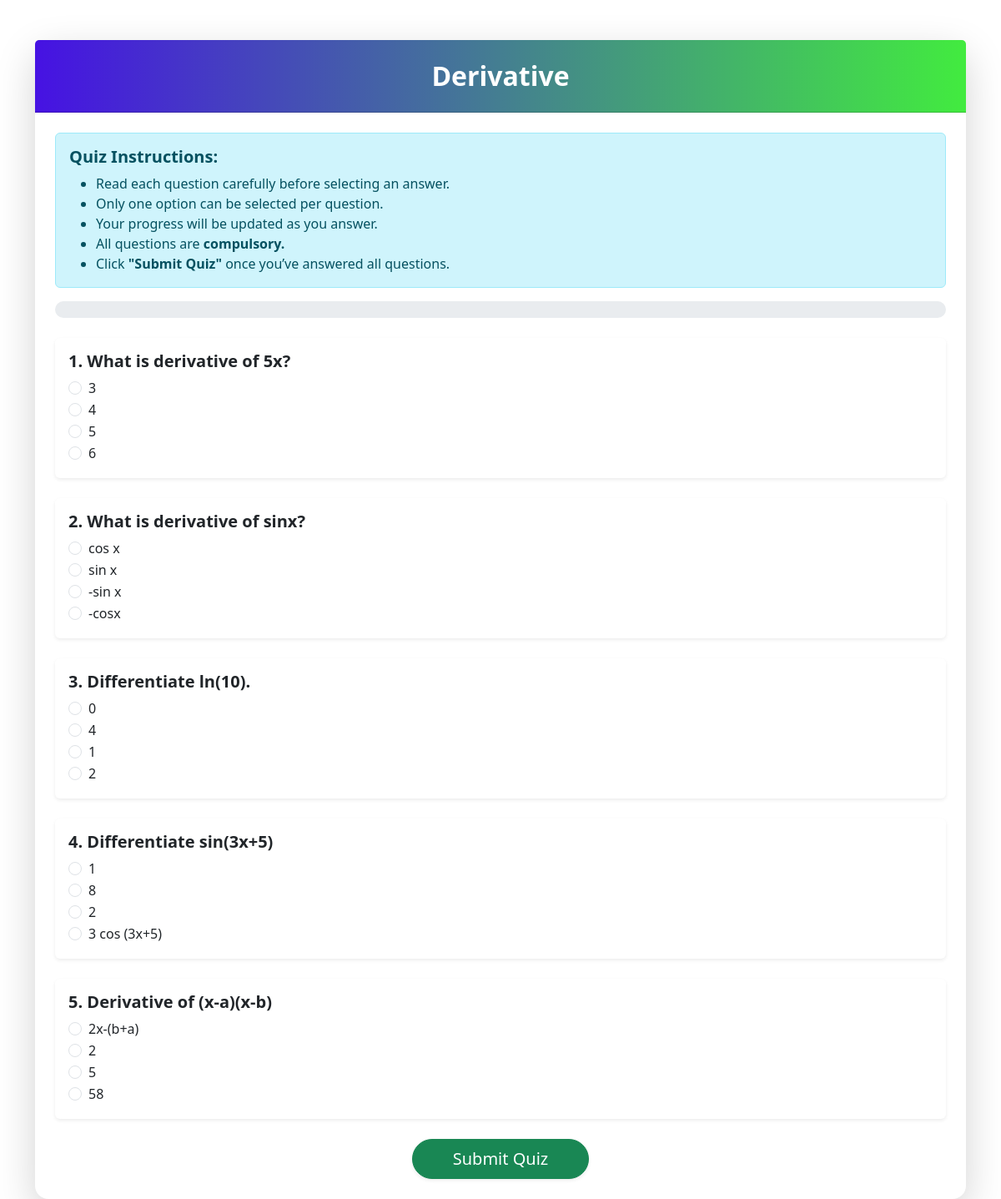
The app's page /quiz/1 with its own data.
### app.py (models this page shows)
class Chapter(db.Model):
    __tablename__ = 'chapters'
    id = db.Column(db.Integer, primary_key=True)
    name = db.Column(db.String(120), nullable=False)
    description = db.Column(db.Text)
    subject_id = db.Column(db.Integer, db.ForeignKey('subjects.id'), nullable=False)
    subject = db.relationship('Subject', back_populates='chapters')
    quizzes = db.relationship('Quiz', back_populates='chapter')
    total_attempts = db.Column(db.Integer, default=0)#helpful to display most attempting chapter

class Question(db.Model):
    __tablename__ = 'questions'
    id = db.Column(db.Integer, primary_key=True)
    quiz_id = db.Column(db.Integer, db.ForeignKey('quizzes.id'), nullable=False)
    question_text = db.Column(db.Text, nullable=False)
    option_1 = db.Column(db.String(255), nullable=False)
    option_2 = db.Column(db.String(255), nullable=False)
    option_3 = db.Column(db.String(255), nullable=False)
    option_4 = db.Column(db.String(255), nullable=False)
    correct_option = db.Column(db.Integer, nullable=False)  # 1, 2, 3, or 4
    quiz = db.relationship('Quiz', back_populates='questions')

### app.py (the view)
@app.route('/quiz/<int:quiz_id>')
def quiz(quiz_id):
    quiz = Quiz.query.get(quiz_id)
    if not quiz:
        return redirect(url_for('ud'))  # Redirect to a relevant page
    questions = Question.query.filter_by(quiz_id=quiz_id).all()
    user_id = session.get('user_id')
    user = User.query.get(user_id) if user_id else None
    return render_template('us_quiz.html', quiz=quiz, questions=questions, user=user)

### templates/us_quiz.html (shortened to what this page needs)
{% extends "base.html" %}
{% block content %}
<div class="container mt-5">
    <div class="card shadow-lg border-0 rounded-4">
        <div class="card-header text-white text-center py-4" style="background: linear-gradient(90deg,rgb(70, 18, 227),rgb(66, 235, 63));">
            <h2 class="fw-bold mb-0">{{ quiz.chapter.name }}</h2>
        </div>
        <div class="card-body p-4">
            <div class="alert alert-info" role="alert">
                <h5 class="fw-bold">Quiz Instructions:</h5>
                <ul class="mb-0">
                    <li>Read each question carefully before selecting an answer.</li>
                    <li>Only one option can be selected per question.</li>
                    <li>Your progress will be updated as you answer.</li>
                    <li>All questions are <strong>compulsory.</strong></li>
                    <li>Click <strong>"Submit Quiz"</strong> once you’ve answered all questions.</li>
                </ul>
            </div>
            <div class="progress mb-4" style="height: 20px; background-color: #e9ecef; border-radius: 10px; overflow: hidden;">
            </div>
            <form method="POST" action="{{ url_for('submit_quiz', quiz_id=quiz.id) }}" id="quizForm">
                {% for question in questions %}
                <div class="card mb-4 shadow-sm border-0">
                    <div class="card-body">
                        <h5 class="fw-semibold">{{ loop.index }}. {{ question.question_text }}</h5>
                        <div class="list-group">
                            <div class="form-check">
                                <input class="form-check-input quiz-option" type="radio" name="q{{ question.id }}" value="1" required>
                                <label class="form-check-label">{{ question.option_1 }}</label>
                            </div>
                            <div class="form-check">
                                <input class="form-check-input quiz-option" type="radio" name="q{{ question.id }}" value="2" required>
                                <label class="form-check-label">{{ question.option_2 }}</label>
                            </div>
                            <div class="form-check">
                                <input class="form-check-input quiz-option" type="radio" name="q{{ question.id }}" value="3" required>
                                <label class="form-check-label">{{ question.option_3 }}</label>
                            </div>
                            <div class="form-check">
                                <input class="form-check-input quiz-option" type="radio" name="q{{ question.id }}" value="4" required>
                                <label class="form-check-label">{{ question.option_4 }}</label>
                            </div>
                        </div>
                    </div>
                </div>
                {% endfor %}
                <div class="text-center mt-4">
                    <button type="submit" class="btn btn-lg btn-success px-5 py-2 rounded-pill shadow-sm">
                        Submit Quiz
                    </button>
                </div>
            </form>
        </div>
    </div>
</div>
{% endblock %}

### records on screen
Chapter: chapter.name "Derivative"
Question: question_text "What is derivative of 5x?", option_1 "3", option_2 "4", option_3 "5", option_4 "6"
Question: question_text "What is derivative of sinx?", option_1 "cos x", option_2 "sin x", option_3 "-sin x", option_4 "-cosx"
Question: question_text "Differentiate ln(10).", option_1 "0", option_2 "4", option_3 "1", option_4 "2"
Question: question_text "Differentiate sin(3x+5)", option_1 "1", option_2 "8", option_3 "2", option_4 "3 cos (3x+5)"
Question: question_text "Derivative of (x-a)(x-b)", option_1 "2x-(b+a)", option_2 "2", option_3 "5", option_4 "58"
